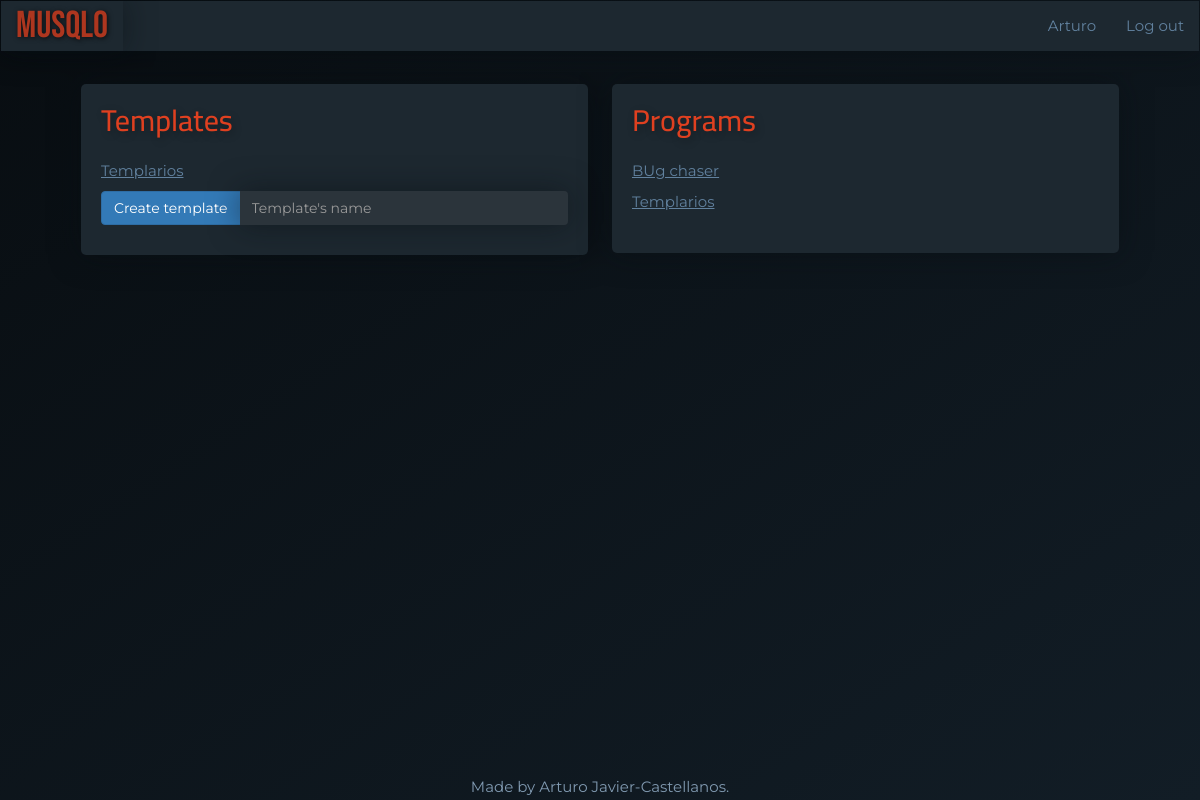
The app's page /dashboard (signed in) with its own data.
### main.py (models this page shows)
class User(UserMixin, db.Model):
    __tablename__ = "users"
    id = Column(Integer, primary_key=True)
    email = Column(String(100), unique=True)
    password = Column(String(100))
    name = Column(String(100))
    program_templates = relationship("ProgramTemplate", back_populates="user")
    programs = relationship("Program", back_populates="user")

class ProgramTemplate(db.Model):
    __tablename__ = "programTemplates"
    id = Column(Integer, primary_key=True)
    user_id = Column(Integer, ForeignKey("users.id"))
    user = relationship("User", back_populates="program_templates")
    name = Column(String(250), nullable=False)
    workout_templates = relationship("WorkoutTemplate", back_populates="parent_program_template")

class Program(db.Model):
    __tablename__ = "programs"
    id = Column(Integer, primary_key=True)
    user_id = Column(Integer, ForeignKey("users.id"))
    user = relationship("User", back_populates="programs")
    name = Column(String(200), nullable=False)
    weeks = Column(Integer, nullable=False)
    workouts = relationship("Workout", back_populates="parent_program")

### main.py (the view, shortened to what this page needs)
@app.route("/dashboard", methods=["GET", "POST"])
@login_required
def dashboard():
    all_templates = ProgramTemplate.query.filter(ProgramTemplate.user_id == current_user.id).all()
    all_programs = Program.query.filter(Program.user_id == current_user.id).all()
    new_program_form = NewProgramForm()
    return render_template("dashboard.html", templates=all_templates, programs=all_programs, form=new_program_form)

### forms.py
class NewProgramForm(FlaskForm):
    name = StringField("Template's name", validators=[DataRequired()])
    create = SubmitField("Create template")

### main.py (called while the page is built)
@login_manager.user_loader
def load_user(user_id):
    try:
        return User.query.get(int(user_id))
    except ValueError:
        return None

### templates/dashboard.html (shortened to what this page needs)
{% extends 'bootstrap/base.html' %}
{% block content %}
{% include "header.html" %}
    <div class="row">
        <div class="col-lg-6">
            <div class="card">
            <h2 class="card-title">Templates</h2>
            {% if templates: %}
                {% for template in templates: %}
                   <p><a href="{{ url_for('show_program_template', program_template_id=template.id) }}">{{ template.name }}</a></p>
                {% endfor %}
            {% else: %}
                <p>You have not added any templates yet.</p>
            {% endif %}
            <form action="" method="post" role="form">
                <div class="input-group">
                    <span class="input-group-btn">
                    {{ form.create(class_="btn btn-primary") }}
                    </span>
                    {{ form.name(class_="form-control", placeholder="Template's name") }}
                </div>
            </form>
            </div>
        </div>
        <div class="col-lg-6">
            <div class="card">
                <h2 class="card-title">Programs</h2>
                {% if programs: %}
                    {% for program in programs: %}
                       <p><a href="{{ url_for('show_program', program_id=program.id, week=1) }}">{{ program.name }}</a></p>
                    {% endfor %}
                {% else: %}
                    <p>You have not added any programs yet.</p>
                {% endif %}
            </div>
        </div>
        </div>
{% include "footer.html" %}
{% endblock %}

### templates/header.html (shortened to what this page needs)
<!DOCTYPE html>
<html lang="en">
<head>
    <link href="{{ url_for('static', filename='css/styles.css')}}" rel="stylesheet">
</head>
<body>
<div id="wrap">
<nav class="navbar navbar-inverted" role="navigation">
  <div class="navbar-header">
    <a class="navbar-brand" href="{{url_for('home')}}">MUSQLO</a>
  </div>
  <div class="collapse navbar-collapse" id="navbar-links">
  <ul class="nav navbar-nav navbar-right">
    {% if current_user.is_authenticated: %}
    <li><a href="{{url_for('user')}}">{{ current_user.name }}</a></li>
    <li><a href="{{url_for('logout')}}">Log out</a></li>
    {% else: %}
    <li><a href="{{ url_for('home',_anchor='login') }}">Log in</a></li>
    <li><a href="{{ url_for('register') }}">Register</a></li>
    {% endif %}
  </ul>
  </div>
</nav>
<div id="main">
<div class="container-fluid">

### static/css/styles.css (style rules this page uses)
body { font-family: 'Montserrat', sans-serif; font-size: 1.5rem; color: #819ab1; background: linear-gradient(to bottom right, #080d11, #121d26) fixed; }
p a { color: #61819e; text-decoration: underline; }
.container-fluid { padding: 1% 7%; }
.card { background-color: #1d2830; border-radius: 5px; box-shadow: 0px 0 30px rgba(8, 13, 17, 0.5); padding: 0 20px 30px; margin-bottom: 30px; }
.card-title { font-family: 'Cairo', sans-serif; font-size: 3rem; color: #df4020; padding: 20px 0 15px; margin: 0 0 8px 0; text-shadow: 2px 3px 8px rgba(0, 0, 0, .3); }
.col-lg-6 { padding: 0 12px; }
.form-control { color: #819ab1; background-color: #2b343b; border: 0; box-shadow: 0px 0 30px rgba(8, 13, 17, 0.5); }
.navbar-collapse { font-family: 'Montserrat', sans-serif; background-color: #1d2830; box-shadow: 0px 0 30px rgba(8, 13, 17, 0.5); }
.navbar-collapse a { color: #61819e; }
.navbar-header { font-family: 'Montserrat', sans-serif; background-color: #1d2830; box-shadow: 0px 0 30px rgba(8, 13, 17, 0.5); }
.navbar-header a { color: #61819e; }
.navbar-inverted > .navbar-header > .navbar-brand { font-family: 'Bebas Neue', cursive; color: #ad361f; font-size: 2.5em; text-shadow: 1px 1px 5px rgba(0, 0, 0, .7); }
html, body { height: 100%; }
#wrap { min-height: 100%; }
#main { overflow:auto; padding-bottom: 2%; }

### records on screen
User: name "Arturo"
ProgramTemplate: name "Templarios"
Program: name "BUg chaser"
Program: name "Templarios"
